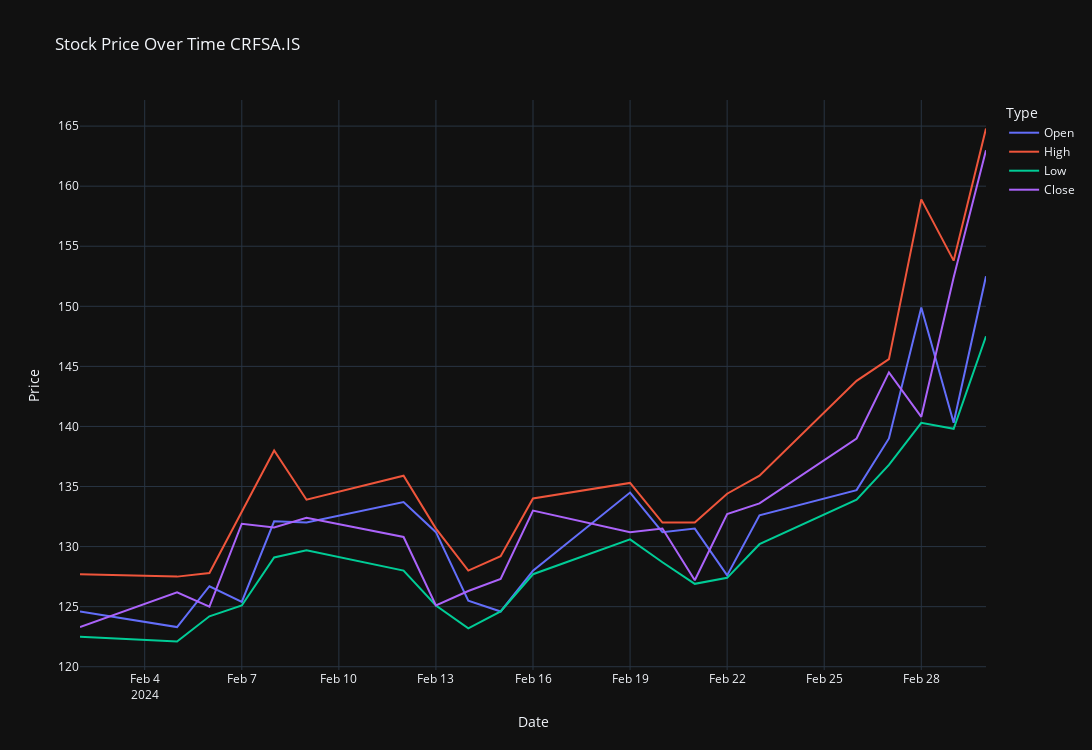

The cell this chart's notebook holds for it:
### Code cell
plot_stock('CRFSA.IS',21)

### Figure 1 — Plotly figure (JSON) as saved in the notebook; plotly's stock layout.template omitted (floating-point values rounded to 4 significant figures)
{"data": [{"hovertemplate": "variable=Open<br>Date=%{x}<br>Price=%{y}<extra></extra>", "legendgroup": "Open", "line": {"color": "#636efa", "dash": "solid"}, "marker": {"symbol": "circle"}, "mode": "lines", "name": "Open", "orientation": "v", "showlegend": true, "type": "scatter", "x": ["2024-03-01T00:00:00", "2024-02-29T00:00:00", "2024-02-28T00:00:00", "2024-02-27T00:00:00", "2024-02-26T00:00:00", "2024-02-23T00:00:00", "2024-02-22T00:00:00", "2024-02-21T00:00:00", "2024-02-20T00:00:00", "2024-02-19T00:00:00", "2024-02-16T00:00:00", "2024-02-15T00:00:00", "2024-02-14T00:00:00", "2024-02-13T00:00:00", "2024-02-12T00:00:00", "2024-02-09T00:00:00", "2024-02-08T00:00:00", "2024-02-07T00:00:00", "2024-02-06T00:00:00", "2024-02-05T00:00:00", "2024-02-02T00:00:00"], "xaxis": "x", "y": [152.5, 140.3, 149.9, 139, 134.7, 132.6, 127.6, 131.5, 131.2, 134.5, 128, 124.6, 125.5, 131.2, 133.7, 132, 132.1, 125.4, 126.7, 123.3, 124.6], "yaxis": "y"}, {"hovertemplate": "variable=High<br>Date=%{x}<br>Price=%{y}<extra></extra>", "legendgroup": "High", "line": {"color": "#EF553B", "dash": "solid"}, "marker": {"symbol": "circle"}, "mode": "lines", "name": "High", "orientation": "v", "showlegend": true, "type": "scatter", "x": ["2024-03-01T00:00:00", "2024-02-29T00:00:00", "2024-02-28T00:00:00", "2024-02-27T00:00:00", "2024-02-26T00:00:00", "2024-02-23T00:00:00", "2024-02-22T00:00:00", "2024-02-21T00:00:00", "2024-02-20T00:00:00", "2024-02-19T00:00:00", "2024-02-16T00:00:00", "2024-02-15T00:00:00", "2024-02-14T00:00:00", "2024-02-13T00:00:00", "2024-02-12T00:00:00", "2024-02-09T00:00:00", "2024-02-08T00:00:00", "2024-02-07T00:00:00", "2024-02-06T00:00:00", "2024-02-05T00:00:00", "2024-02-02T00:00:00"], "xaxis": "x", "y": [164.8, 153.8, 158.9, 145.6, 143.8, 135.9, 134.4, 132, 132, 135.3, 134, 129.2, 128, 131.5, 135.9, 133.9, 138, 132.9, 127.8, 127.5, 127.7], "yaxis": "y"}, {"hovertemplate": "variable=Low<br>Date=%{x}<br>Price=%{y}<extra></extra>", "legendgroup": "Low", "line": {"color": "#00cc96", "dash": "solid"}, "marker": {"symbol": "circle"}, "mode": "lines", "name": "Low", "orientation": "v", "showlegend": true, "type": "scatter", "x": ["2024-03-01T00:00:00", "2024-02-29T00:00:00", "2024-02-28T00:00:00", "2024-02-27T00:00:00", "2024-02-26T00:00:00", "2024-02-23T00:00:00", "2024-02-22T00:00:00", "2024-02-21T00:00:00", "2024-02-20T00:00:00", "2024-02-19T00:00:00", "2024-02-16T00:00:00", "2024-02-15T00:00:00", "2024-02-14T00:00:00", "2024-02-13T00:00:00", "2024-02-12T00:00:00", "2024-02-09T00:00:00", "2024-02-08T00:00:00", "2024-02-07T00:00:00", "2024-02-06T00:00:00", "2024-02-05T00:00:00", "2024-02-02T00:00:00"], "xaxis": "x", "y": [147.5, 139.8, 140.3, 136.8, 133.9, 130.2, 127.4, 126.9, 128.7, 130.6, 127.7, 124.6, 123.2, 125.1, 128, 129.7, 129.1, 125.1, 124.2, 122.1, 122.5], "yaxis": "y"}, {"hovertemplate": "variable=Close<br>Date=%{x}<br>Price=%{y}<extra></extra>", "legendgroup": "Close", "line": {"color": "#ab63fa", "dash": "solid"}, "marker": {"symbol": "circle"}, "mode": "lines", "name": "Close", "orientation": "v", "showlegend": true, "type": "scatter", "x": ["2024-03-01T00:00:00", "2024-02-29T00:00:00", "2024-02-28T00:00:00", "2024-02-27T00:00:00", "2024-02-26T00:00:00", "2024-02-23T00:00:00", "2024-02-22T00:00:00", "2024-02-21T00:00:00", "2024-02-20T00:00:00", "2024-02-19T00:00:00", "2024-02-16T00:00:00", "2024-02-15T00:00:00", "2024-02-14T00:00:00", "2024-02-13T00:00:00", "2024-02-12T00:00:00", "2024-02-09T00:00:00", "2024-02-08T00:00:00", "2024-02-07T00:00:00", "2024-02-06T00:00:00", "2024-02-05T00:00:00", "2024-02-02T00:00:00"], "xaxis": "x", "y": [163, 152.4, 140.8, 144.5, 139, 133.6, 132.7, 127.2, 131.5, 131.2, 133, 127.3, 126.3, 125.1, 130.8, 132.4, 131.6, 131.9, 125, 126.2, 123.3], "yaxis": "y"}], "layout": {"height": 750, "hovermode": "x", "legend": {"title": {"text": "Type"}, "tracegroupgap": 0}, "title": {"text": "Stock Price Over Time CRFSA.IS"}, "width": 1500, "xaxis": {"anchor": "y", "domain": [0, 1], "title": {"text": "Date"}}, "yaxis": {"anchor": "x", "domain": [0, 1], "title": {"text": "Price"}}}}
